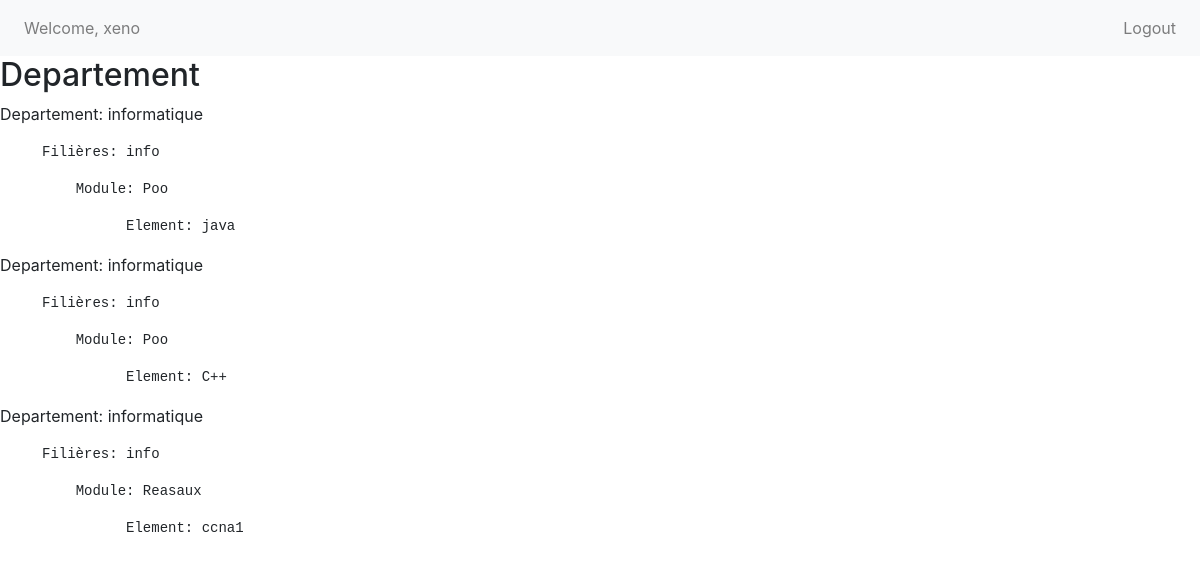
The app's page / (signed in) with its own data.
### PartieAdmin/models.py (models this page shows)
class Departement(models.Model):
    nom = models.CharField(max_length=100)
    def __str__(self):
        return self.nom

class Filiere(models.Model):
    nom = models.CharField(max_length=100)
    departement = models.ForeignKey(Departement, on_delete=models.CASCADE ,related_name='filiers')
    def __str__(self):
        return self.nom

class Module(models.Model):
    nom = models.CharField(max_length=100)
    filiere = models.ForeignKey(Filiere, on_delete=models.CASCADE ,related_name='modules')
    def __str__(self):
        return self.nom

class Element(models.Model):
    nom = models.CharField(max_length=100)
    module = models.ForeignKey(Module, on_delete=models.CASCADE ,related_name='elements')
    def __str__(self):
        return self.nom

### PartieAdmin/views.py (the view)
# urls.py: path('', views.home, name='home'),
@login_required(login_url='PartieAdmin:login')
def home(request):
    departements = Departement.objects.all()
    context = {'departements': departements}
    return render(request, 'PartieAdmin/home.html', context)

### templates/PartieAdmin/home.html (shortened to what this page needs)
{% extends 'PartieAdmin/base.html' %}
{% block sidebar %}
        {% include 'PartieAdmin/navbar.html' %}
{% endblock %}
{% block content %}
 <h2>Departement</h2>
    {% for departement in departements %}
    <p>Departement: {{ departement }}</p>
        {% for filier in departement.filiers.all %}
            <pre>     Filières: {{ filier }}</pre>
                {% for module in filier.modules.all %}
                <pre>         Module: {{ module }}</pre>
                    {% for element in module.elements.all %}
                        <pre>               Element: {{ element }}</pre>
                    {% endfor %}
                {% endfor %}
        {% endfor %}
    {% endfor %}
{% endblock %}

### templates/PartieAdmin/navbar.html (shortened to what this page needs)
<nav class="navbar navbar-expand-lg navbar-light bg-light">
    <div class="collapse navbar-collapse " id="navbarText">
    <ul class="navbar-nav mr-auto d-flex justify-content-between w-100">
      {% if user.is_authenticated %}
      <li class="nav-item">
        <a class="nav-link" href="">Welcome, {{user.username}}</a>
      </li>
            <li class="nav-item">
            <a class="nav-link" href="/logout">Logout</a>
          </li>
      {% else %}
      <li class="nav-item">
        <a class="nav-link" href="/login">Login</a>
      </li>
      {% endif %}
    </ul>
  </div>
</nav>

### records on screen
Departement: nom "informatique"
Filiere: nom "info"
Module: nom "Poo"
Element: nom "java"
Departement: nom "informatique"
Filiere: nom "info"
Module: nom "Poo"
Element: nom "C++"
Departement: nom "informatique"
Filiere: nom "info"
Module: nom "Reasaux"
Element: nom "ccna1"

### other values on screen
{{ user.username }} "xeno"
